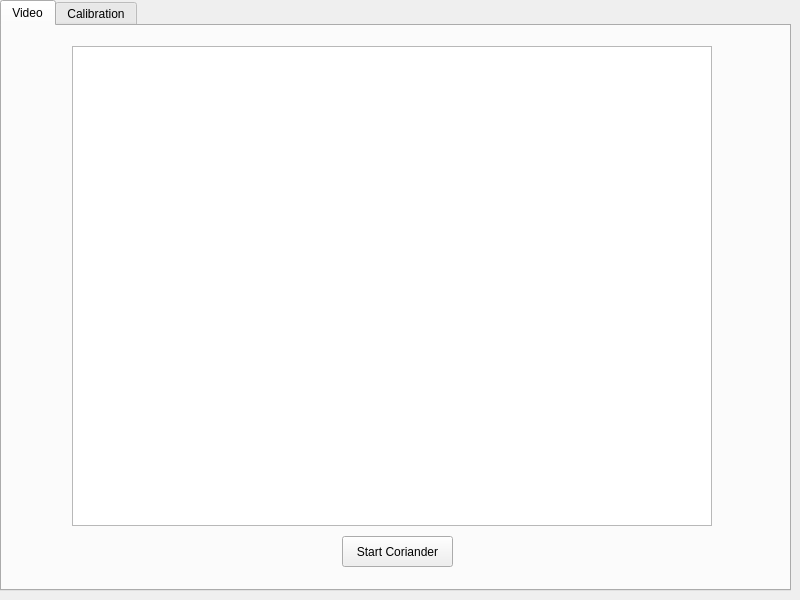
<?xml version="1.0" encoding="UTF-8"?>
<ui version="4.0">
 <class>frmMain</class>
 <widget class="QWidget" name="frmMain">
  <property name="geometry">
   <rect>
    <x>0</x>
    <y>0</y>
    <width>800</width>
    <height>600</height>
   </rect>
  </property>
  <property name="windowTitle">
   <string>mrVision</string>
  </property>
  <widget class="QTabWidget" name="tabWidget">
   <property name="geometry">
    <rect>
     <x>0</x>
     <y>0</y>
     <width>791</width>
     <height>591</height>
    </rect>
   </property>
   <property name="currentIndex">
    <number>0</number>
   </property>
   <widget class="QWidget" name="tabImage">
    <attribute name="title">
     <string>Video</string>
    </attribute>
    <widget class="QGraphicsView" name="imgVideo">
     <property name="geometry">
      <rect>
       <x>70</x>
       <y>20</y>
       <width>640</width>
       <height>480</height>
      </rect>
     </property>
    </widget>
    <widget class="QPushButton" name="cmdCoriander">
     <property name="geometry">
      <rect>
       <x>340</x>
       <y>510</y>
       <width>111</width>
       <height>31</height>
      </rect>
     </property>
     <property name="text">
      <string>Start Coriander</string>
     </property>
    </widget>
   </widget>
   <widget class="QWidget" name="tab_2">
    <attribute name="title">
     <string>Calibration</string>
    </attribute>
    <widget class="QGroupBox" name="grbUnfisheye">
     <property name="geometry">
      <rect>
       <x>20</x>
       <y>10</y>
       <width>341</width>
       <height>311</height>
      </rect>
     </property>
     <property name="title">
      <string>Distortion</string>
     </property>
     <property name="alignment">
      <set>Qt::AlignCenter</set>
     </property>
     <property name="flat">
      <bool>false</bool>
     </property>
     <property name="checkable">
      <bool>false</bool>
     </property>
     <widget class="QPushButton" name="cmdCalibrateDistortion">
      <property name="geometry">
       <rect>
        <x>130</x>
        <y>280</y>
        <width>87</width>
        <height>27</height>
       </rect>
      </property>
      <property name="text">
       <string>Calibrate</string>
      </property>
     </widget>
     <widget class="QGraphicsView" name="graphicsView">
      <property name="geometry">
       <rect>
        <x>10</x>
        <y>30</y>
        <width>320</width>
        <height>240</height>
       </rect>
      </property>
     </widget>
    </widget>
    <widget class="QGroupBox" name="grbTransformation">
     <property name="geometry">
      <rect>
       <x>420</x>
       <y>10</y>
       <width>341</width>
       <height>311</height>
      </rect>
     </property>
     <property name="title">
      <string>Transformation</string>
     </property>
     <property name="alignment">
      <set>Qt::AlignCenter</set>
     </property>
     <property name="flat">
      <bool>false</bool>
     </property>
     <property name="checkable">
      <bool>false</bool>
     </property>
     <widget class="QPushButton" name="cmdCCalibrateTransformation">
      <property name="geometry">
       <rect>
        <x>130</x>
        <y>280</y>
        <width>87</width>
        <height>27</height>
       </rect>
      </property>
      <property name="text">
       <string>Calibrate</string>
      </property>
     </widget>
     <widget class="QGraphicsView" name="graphicsView_2">
      <property name="geometry">
       <rect>
        <x>10</x>
        <y>30</y>
        <width>320</width>
        <height>240</height>
       </rect>
      </property>
     </widget>
    </widget>
   </widget>
  </widget>
 </widget>
 <resources/>
 <connections/>
</ui>
